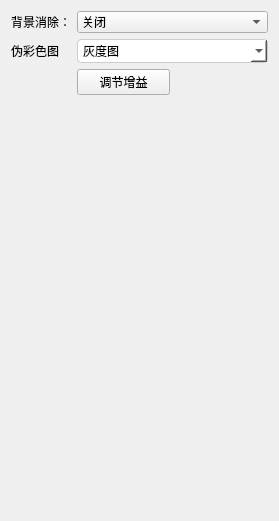
<?xml version="1.0" encoding="UTF-8"?>
<ui version="4.0">
 <class>RealTimeProcessingSettingView</class>
 <widget class="QWidget" name="RealTimeProcessingSettingView">
  <property name="geometry">
   <rect>
    <x>0</x>
    <y>0</y>
    <width>279</width>
    <height>521</height>
   </rect>
  </property>
  <property name="windowTitle">
   <string>Form</string>
  </property>
  <layout class="QGridLayout" name="gridLayout">
   <item row="0" column="0">
    <widget class="QLabel" name="label_trigger_source_4">
     <property name="text">
      <string>背景消除：</string>
     </property>
    </widget>
   </item>
   <item row="0" column="1" colspan="2">
    <widget class="QComboBox" name="eliminate_background">
     <property name="sizePolicy">
      <sizepolicy hsizetype="Preferred" vsizetype="Fixed">
       <horstretch>1</horstretch>
       <verstretch>0</verstretch>
      </sizepolicy>
     </property>
     <property name="currentIndex">
      <number>1</number>
     </property>
     <item>
      <property name="text">
       <string>开启</string>
      </property>
     </item>
     <item>
      <property name="text">
       <string>关闭</string>
      </property>
     </item>
    </widget>
   </item>
   <item row="1" column="0">
    <widget class="QLabel" name="label">
     <property name="text">
      <string>伪彩色图</string>
     </property>
    </widget>
   </item>
   <item row="1" column="1" colspan="2">
    <widget class="QComboBox" name="comboBox">
     <property name="styleSheet">
      <string notr="true">QComboBox {
    background-color: white;
    color: black;
    border: 1px solid #cccccc;
    border-radius: 4px;
    padding: 3px 10px 3px 5px;
}
QComboBox QAbstractItemView {
    background-color: white;
    color: black;
    border: 1px solid #cccccc;
    selection-background-color: #e0e0e0;
    selection-color: black;
}
</string>
     </property>
     <item>
      <property name="text">
       <string>灰度图</string>
      </property>
     </item>
     <item>
      <property name="text">
       <string>黑绿红</string>
      </property>
     </item>
     <item>
      <property name="text">
       <string>蓝白红</string>
      </property>
     </item>
     <item>
      <property name="text">
       <string>黑蓝红</string>
      </property>
     </item>
    </widget>
   </item>
   <item row="2" column="1">
    <widget class="QPushButton" name="adjust_gain_button">
     <property name="text">
      <string>调节增益</string>
     </property>
    </widget>
   </item>
   <item row="3" column="1">
    <spacer name="verticalSpacer">
     <property name="orientation">
      <enum>Qt::Vertical</enum>
     </property>
     <property name="sizeHint" stdset="0">
      <size>
       <width>20</width>
       <height>40</height>
      </size>
     </property>
    </spacer>
   </item>
  </layout>
 </widget>
 <resources/>
 <connections/>
</ui>
